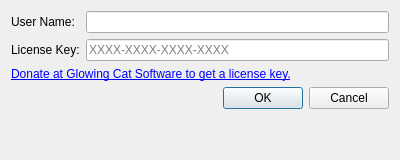
<?xml version="1.0" encoding="UTF-8"?>
<ui version="4.0">
 <class>LicenseDialog</class>
 <widget class="QDialog" name="LicenseDialog">
  <property name="geometry">
   <rect><x>0</x><y>0</y><width>400</width><height>160</height></rect>
  </property>
  <layout class="QFormLayout" name="formLayout">
   <item row="0" column="0"><widget class="QLabel" name="label1"><property name="text"><string>User Name:</string></property></widget></item>
   <item row="0" column="1"><widget class="QLineEdit" name="userNameEdit"/></item>
   <item row="1" column="0"><widget class="QLabel" name="label2"><property name="text"><string>License Key:</string></property></widget></item>
   <item row="1" column="1"><widget class="QLineEdit" name="licenseKeyEdit"><property name="placeholderText"><string>XXXX-XXXX-XXXX-XXXX</string></property></widget></item>
   <item row="2" column="0" colspan="2">
    <widget class="QLabel" name="donateLinkLabel">
     <property name="text">
      <string>&lt;a href="https://glowingcat.com/ArchiveSphynx.html"&gt;Donate at Glowing Cat Software to get a license key.&lt;/a&gt;</string>
     </property>
     <property name="openExternalLinks">
      <bool>true</bool>
     </property>
     <property name="textInteractionFlags">
      <set>Qt::TextBrowserInteraction</set>
     </property>
    </widget>
   </item>
   <item row="3" column="1">
    <widget class="QDialogButtonBox" name="buttonBox">
     <property name="standardButtons"><set>QDialogButtonBox::Ok|QDialogButtonBox::Cancel</set></property>
    </widget>
   </item>
  </layout>
 </widget>
 <resources/>
 <connections>
  <connection>
   <sender>buttonBox</sender><signal>accepted()</signal><receiver>LicenseDialog</receiver><slot>accept()</slot>
  </connection>
  <connection>
   <sender>buttonBox</sender><signal>rejected()</signal><receiver>LicenseDialog</receiver><slot>reject()</slot>
  </connection>
 </connections>
</ui>
